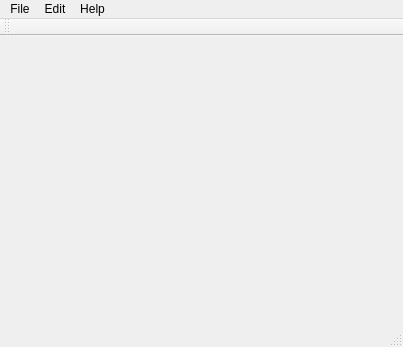
<?xml version="1.0" encoding="UTF-8"?>
<ui version="4.0">
 <class>MainWindow</class>
 <widget class="QMainWindow" name="MainWindow">
  <property name="geometry">
   <rect>
    <x>0</x>
    <y>0</y>
    <width>403</width>
    <height>347</height>
   </rect>
  </property>
  <property name="sizePolicy">
   <sizepolicy hsizetype="Preferred" vsizetype="Preferred">
    <horstretch>0</horstretch>
    <verstretch>0</verstretch>
   </sizepolicy>
  </property>
  <property name="windowTitle">
   <string>Fractal Maze</string>
  </property>
  <widget class="QWidget" name="centralWidget">
   <widget class="DisplayArea" name="displayArea">
    <property name="geometry">
     <rect>
      <x>10</x>
      <y>10</y>
      <width>379</width>
      <height>269</height>
     </rect>
    </property>
    <property name="locale">
     <locale language="English" country="UnitedStates"/>
    </property>
    <property name="text">
     <string/>
    </property>
   </widget>
  </widget>
  <widget class="QMenuBar" name="menuBar">
   <property name="geometry">
    <rect>
     <x>0</x>
     <y>0</y>
     <width>403</width>
     <height>26</height>
    </rect>
   </property>
   <widget class="QMenu" name="menuFile">
    <property name="title">
     <string>File</string>
    </property>
    <addaction name="actionOpen"/>
   </widget>
   <widget class="QMenu" name="menuEdit">
    <property name="title">
     <string>Edit</string>
    </property>
    <addaction name="actionUndo"/>
   </widget>
   <widget class="QMenu" name="menuHelp">
    <property name="title">
     <string>Help</string>
    </property>
    <addaction name="actionAbout"/>
   </widget>
   <addaction name="menuFile"/>
   <addaction name="menuEdit"/>
   <addaction name="menuHelp"/>
  </widget>
  <widget class="QToolBar" name="mainToolBar">
   <attribute name="toolBarArea">
    <enum>TopToolBarArea</enum>
   </attribute>
   <attribute name="toolBarBreak">
    <bool>false</bool>
   </attribute>
  </widget>
  <widget class="QStatusBar" name="statusBar"/>
  <action name="actionOpen">
   <property name="text">
    <string>Open</string>
   </property>
   <property name="toolTip">
    <string>Open fractal maze.</string>
   </property>
   <property name="shortcut">
    <string>Ctrl+O</string>
   </property>
  </action>
  <action name="actionUndo">
   <property name="enabled">
    <bool>false</bool>
   </property>
   <property name="text">
    <string>Undo</string>
   </property>
   <property name="shortcut">
    <string>Ctrl+Z</string>
   </property>
  </action>
  <action name="actionAbout">
   <property name="text">
    <string>About</string>
   </property>
  </action>
 </widget>
 <layoutdefault spacing="6" margin="11"/>
 <customwidgets>
  <customwidget>
   <class>DisplayArea</class>
   <extends>QLabel</extends>
   <header>displayarea.h</header>
  </customwidget>
 </customwidgets>
 <resources/>
 <connections/>
</ui>
